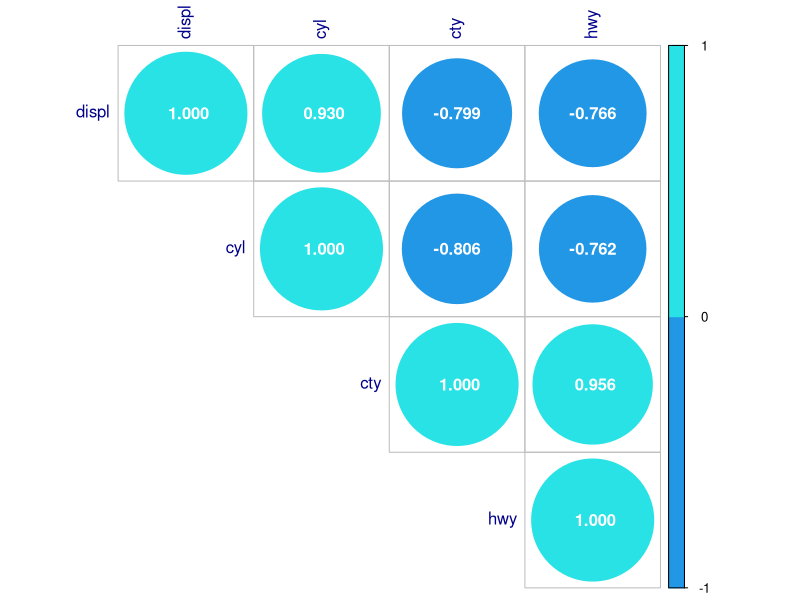
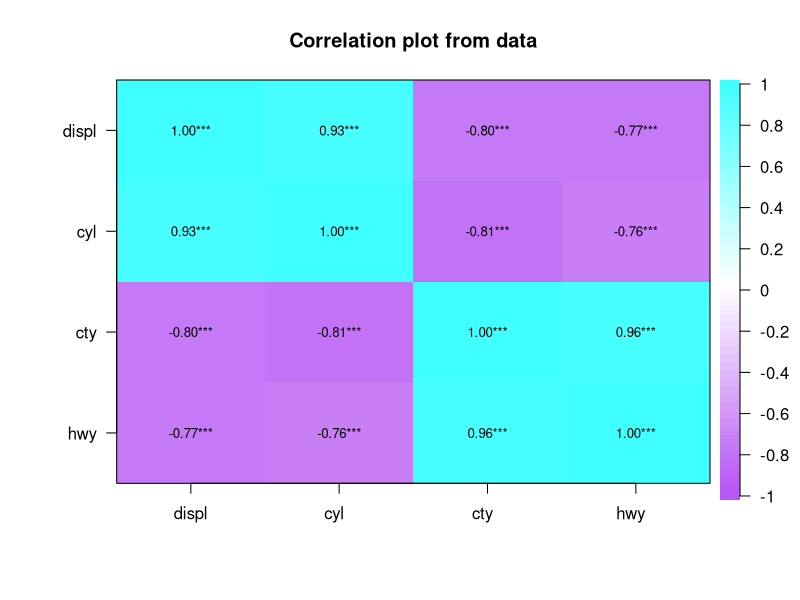
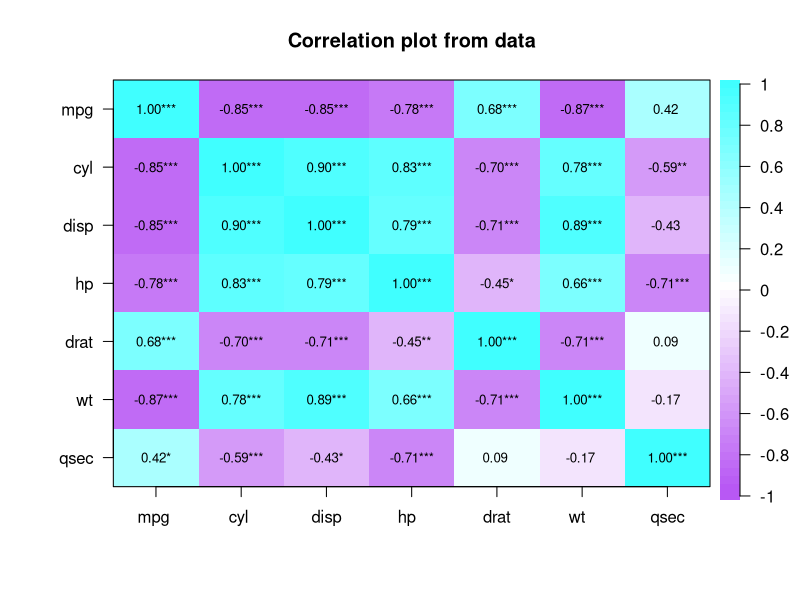
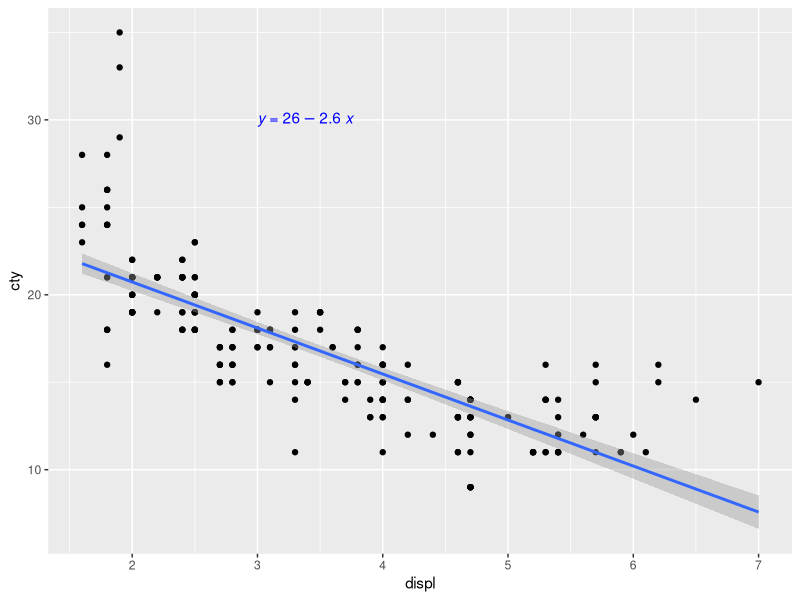
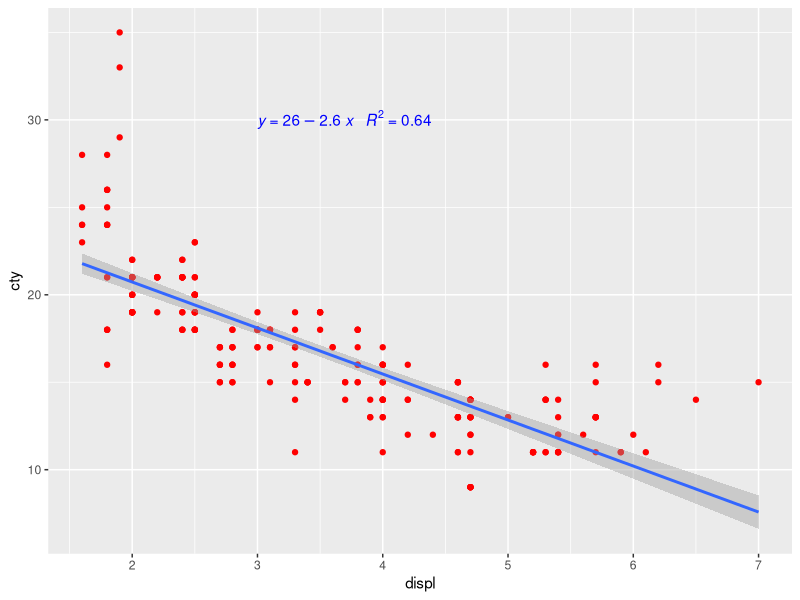
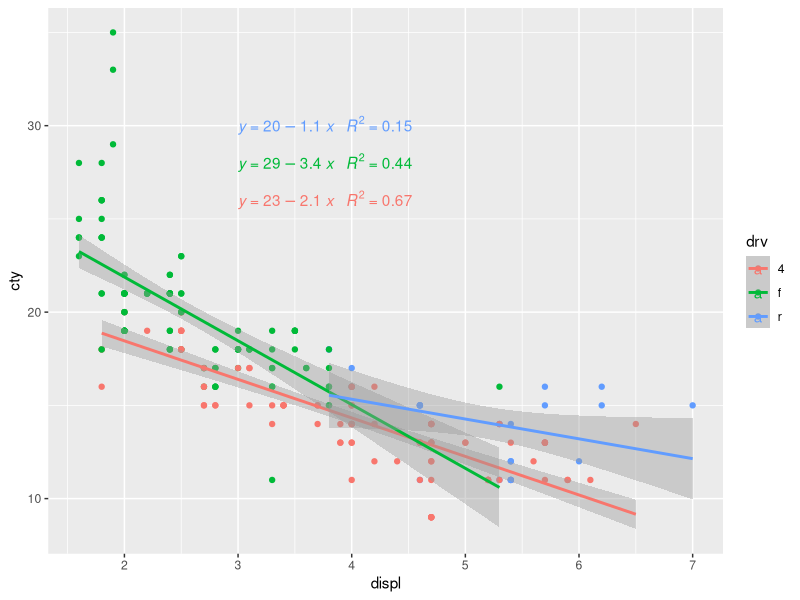
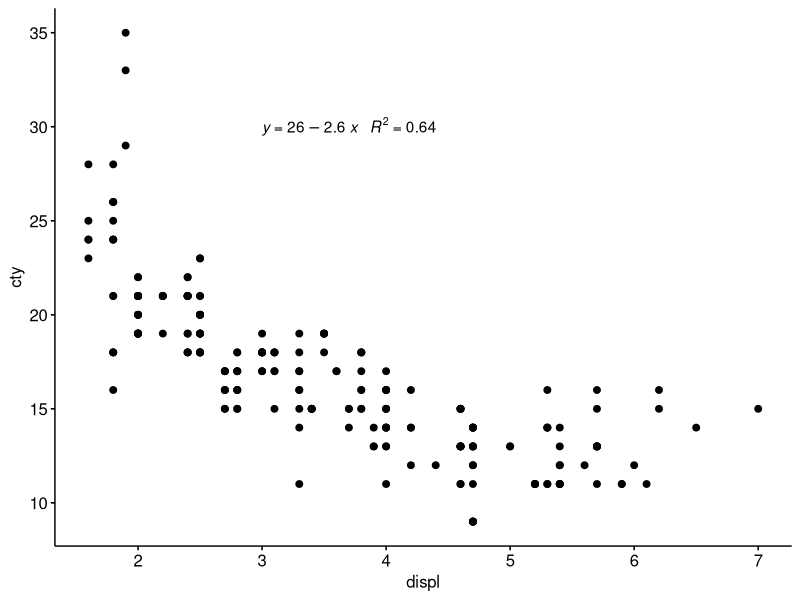

R code for these plots, in order:
library(tidyverse)
data(mpg)

#选择数值型的列
mpg %>% 
  select(where(is.numeric)) %>% 
  cor() %>% 
  round(3)

library(corrplot)

mpg %>% 
  select(displ, cyl, cty, hwy) %>% 
  cor() %>% 
  corrplot(col = c(4,5),
           tl.col = "blue4",
           type = "upper",
           addCoef.col = "white",
           number.digits = 3
           )

library(psych)
mpg %>% 
  select(displ, cyl, cty, hwy) %>% 
  corr.test() 

gr <- colorRampPalette(c("purple",
                         "white", 
                         "cyan"))  

mpg %>% 
  select(displ, cyl, cty, hwy) %>% 
  cor.plot(stars = TRUE,
           cex = 0.8, 
           gr = gr) 

mtcars %>% 
  select(mpg:qsec) %>% 
  cor.plot(stars = TRUE,
           cex = 0.8, 
           gr = gr) 



# regression --------------------------------------------------------------

mpg %>% 
  lm(cty ~ displ, .)

library(ggpubr)
mpg %>% 
  ggplot(aes(displ, cty)) +
  geom_point() +
  geom_smooth(method = "lm") +
  stat_regline_equation(label.x = 3,
                        label.y = 30,
                        col = "blue")

mpg %>% 
  ggplot(aes(displ, cty)) +
  geom_point(col = "red") +
  geom_smooth(method = "lm") +
  stat_regline_equation(aes(label = paste(..eq.label..,
                                          ..rr.label..,
                                          sep = "~~~")),
                        label.x = 3,
                        label.y = 30,
                        col = "blue")


mpg %>% 
  ggplot(aes(displ, cty, col = drv)) +
  geom_point() +
  geom_smooth(method = "lm") +
  stat_regline_equation(aes(label = paste(..eq.label..,
                                          ..rr.label..,
                                          sep = "~~~"),
                            group = drv,
                            col = drv),
                        label.x = 3,
                        label.y = c(26, 28, 30)
  )


mpg %>% 
  ggscatter("displ", "cty") +
  stat_regline_equation(formula = y ~ x,
                        aes(label = paste(..eq.label..,
                                          ..rr.label..,
                                          sep = "~~~")),
                        label.x = 3, 
                        label.y = 30)







